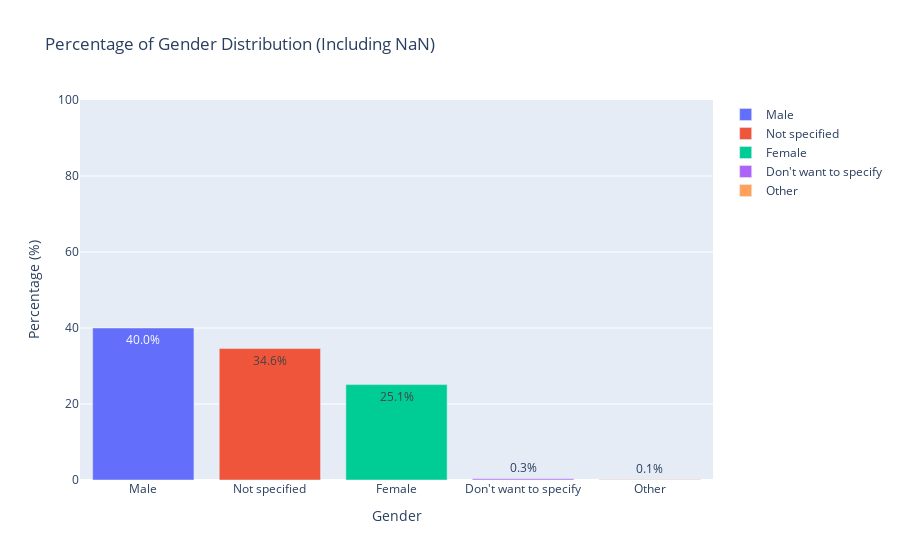

The cell this chart's notebook holds for it:
### Markdown cell above
* I chose not to use any imputation techniques for the missing values in the `Gender` column. Instead, I replaced the missing values with `Not Specified`" to retain the originality of the data and avoid manipulation. If I had opted to impute the missing values, the mode of the column would have been used, which is `Male`, as it is the most frequent category. This decision allows me to maintain the integrity of the dataset and ensures that the analysis reflects the true distribution of responses.

### Code cell
# Calculate the percentage of each gender
gender_counts = df['Gender'].value_counts(dropna=False)
gender_percentages = (gender_counts / total_entries) * 100

# Round the gender percentages to 1 decimal place
gender_percentages_rounded = gender_percentages.round(1)

# Create a bar plot using plotly
fig = px.bar(x=gender_percentages_rounded.index.astype(str), y=gender_percentages_rounded.values, 
             labels={'x': 'Gender', 'y': 'Percentage (%)'}, 
             title='Percentage of Gender Distribution (Including NaN)',
             text=[f'{val}%' for val in gender_percentages_rounded.values],
             color=gender_percentages_rounded.index.astype(str))

# layout for better visualization
fig.update_layout(xaxis_title='Gender', yaxis_title='Percentage (%)', yaxis_range=[0, 100], legend_title_text='')
fig.show()

### Figure 1 — Plotly figure (JSON) as saved in the notebook; plotly's stock layout.template omitted (floating-point values rounded to 4 significant figures)
{"data": [{"alignmentgroup": "True", "hovertemplate": "color=Male<br>Gender=%{x}<br>Percentage (%)=%{y}<br>text=%{text}<extra></extra>", "legendgroup": "Male", "marker": {"color": "#636efa", "pattern": {"shape": ""}}, "name": "Male", "offsetgroup": "Male", "orientation": "v", "showlegend": true, "text": ["40.0%"], "textposition": "auto", "type": "bar", "x": ["Male"], "xaxis": "x", "y": [40], "yaxis": "y"}, {"alignmentgroup": "True", "hovertemplate": "color=Not specified<br>Gender=%{x}<br>Percentage (%)=%{y}<br>text=%{text}<extra></extra>", "legendgroup": "Not specified", "marker": {"color": "#EF553B", "pattern": {"shape": ""}}, "name": "Not specified", "offsetgroup": "Not specified", "orientation": "v", "showlegend": true, "text": ["34.6%"], "textposition": "auto", "type": "bar", "x": ["Not specified"], "xaxis": "x", "y": [34.6], "yaxis": "y"}, {"alignmentgroup": "True", "hovertemplate": "color=Female<br>Gender=%{x}<br>Percentage (%)=%{y}<br>text=%{text}<extra></extra>", "legendgroup": "Female", "marker": {"color": "#00cc96", "pattern": {"shape": ""}}, "name": "Female", "offsetgroup": "Female", "orientation": "v", "showlegend": true, "text": ["25.1%"], "textposition": "auto", "type": "bar", "x": ["Female"], "xaxis": "x", "y": [25.1], "yaxis": "y"}, {"alignmentgroup": "True", "hovertemplate": "color=Don't want to specify<br>Gender=%{x}<br>Percentage (%)=%{y}<br>text=%{text}<extra></extra>", "legendgroup": "Don't want to specify", "marker": {"color": "#ab63fa", "pattern": {"shape": ""}}, "name": "Don't want to specify", "offsetgroup": "Don't want to specify", "orientation": "v", "showlegend": true, "text": ["0.3%"], "textposition": "auto", "type": "bar", "x": ["Don't want to specify"], "xaxis": "x", "y": [0.3], "yaxis": "y"}, {"alignmentgroup": "True", "hovertemplate": "color=Other<br>Gender=%{x}<br>Percentage (%)=%{y}<br>text=%{text}<extra></extra>", "legendgroup": "Other", "marker": {"color": "#FFA15A", "pattern": {"shape": ""}}, "name": "Other", "offsetgroup": "Other", "orientation": "v", "showlegend": true, "text": ["0.1%"], "textposition": "auto", "type": "bar", "x": ["Other"], "xaxis": "x", "y": [0.1], "yaxis": "y"}], "layout": {"barmode": "relative", "legend": {"title": {"text": ""}, "tracegroupgap": 0}, "title": {"text": "Percentage of Gender Distribution (Including NaN)"}, "xaxis": {"anchor": "y", "domain": [0, 1], "title": {"text": "Gender"}}, "yaxis": {"anchor": "x", "domain": [0, 1], "range": [0, 100], "title": {"text": "Percentage (%)"}}}}
